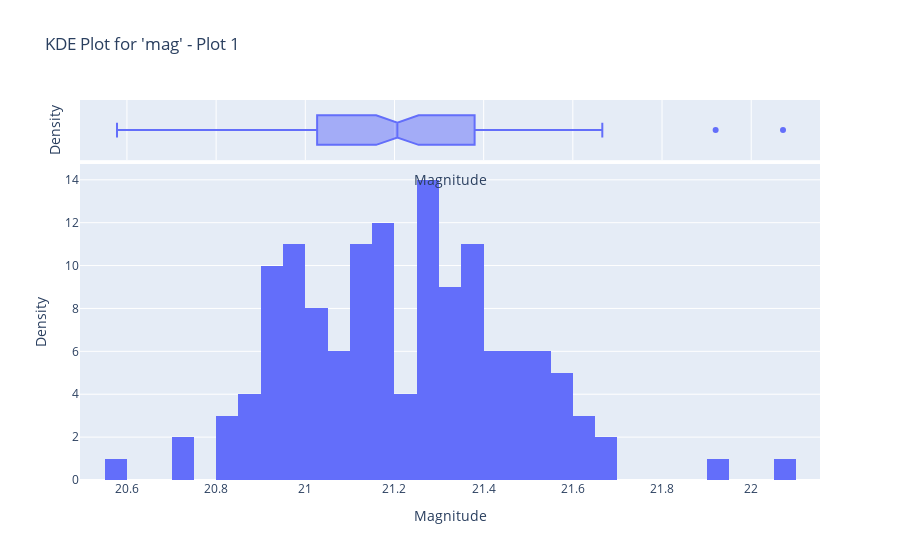
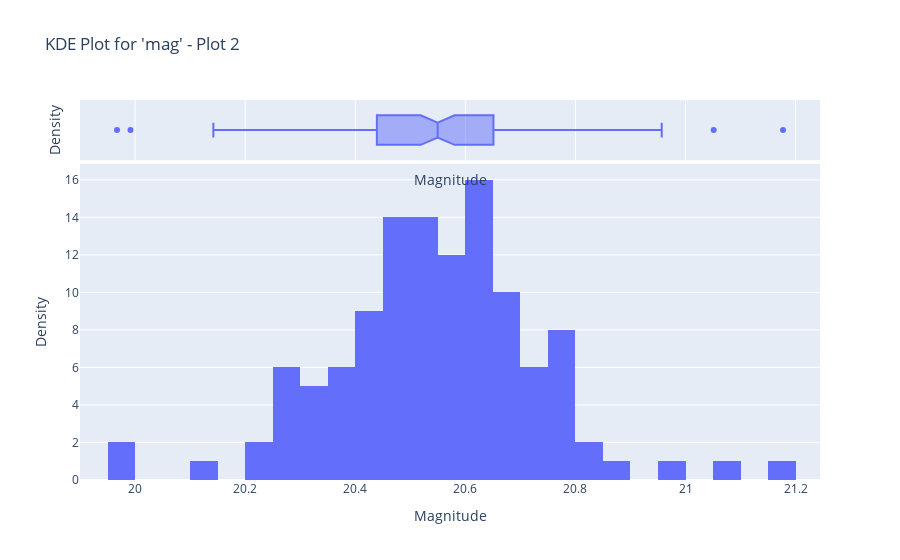
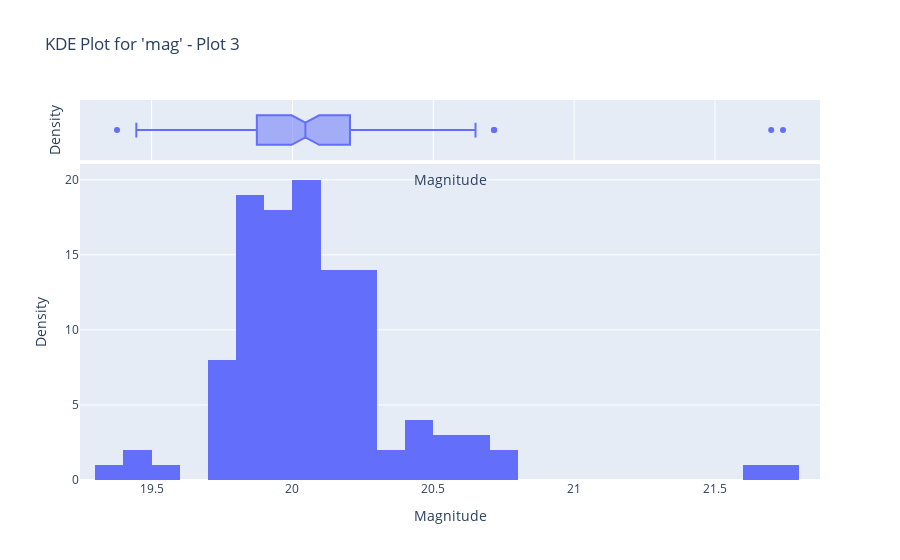

Source (notebook cell) for these figures, in order:
### Code cell
# Visualizing box and whisker plots and histograms for all individual light curves

for i, df in enumerate(all_dataframes):
    fig = px.histogram(df, x='mag', marginal='box', nbins=30, title=f"KDE Plot for 'mag' - Plot {i + 1}")

    fig.update_xaxes(title_text='Magnitude')
    fig.update_yaxes(title_text='Density')

    fig.show()

### Figure 1 — Plotly figure (JSON) as saved in the notebook; plotly's stock layout.template omitted (floating-point values rounded to 4 significant figures; data arrays with more than 128 entries replaced by an {"elided": "..."} marker saying what was removed)
{"data": [{"alignmentgroup": "True", "bingroup": "x", "hovertemplate": "mag=%{x}<br>count=%{y}<extra></extra>", "legendgroup": "", "marker": {"color": "#636efa", "pattern": {"shape": ""}}, "name": "", "nbinsx": 30, "offsetgroup": "", "orientation": "v", "showlegend": false, "type": "histogram", "x": {"elided": "136 float values"}, "xaxis": "x", "yaxis": "y"}, {"alignmentgroup": "True", "hovertemplate": "mag=%{x}<extra></extra>", "legendgroup": "", "marker": {"color": "#636efa"}, "name": "", "notched": true, "offsetgroup": "", "showlegend": false, "type": "box", "x": {"elided": "136 float values"}, "xaxis": "x2", "yaxis": "y2"}], "layout": {"barmode": "relative", "legend": {"tracegroupgap": 0}, "title": {"text": "KDE Plot for 'mag' - Plot 1"}, "xaxis": {"anchor": "y", "domain": [0, 1], "title": {"text": "Magnitude"}}, "xaxis2": {"anchor": "y2", "domain": [0, 1], "matches": "x", "showgrid": true, "showticklabels": false, "title": {"text": "Magnitude"}}, "yaxis": {"anchor": "x", "domain": [0, 0.8316], "title": {"text": "Density"}}, "yaxis2": {"anchor": "x2", "domain": [0.8416, 1], "matches": "y2", "showgrid": false, "showline": false, "showticklabels": false, "ticks": "", "title": {"text": "Density"}}}}

### Figure 2 — Plotly figure (JSON) as saved in the notebook; plotly's stock layout.template omitted (floating-point values rounded to 4 significant figures)
{"data": [{"alignmentgroup": "True", "bingroup": "x", "hovertemplate": "mag=%{x}<br>count=%{y}<extra></extra>", "legendgroup": "", "marker": {"color": "#636efa", "pattern": {"shape": ""}}, "name": "", "nbinsx": 30, "offsetgroup": "", "orientation": "v", "showlegend": false, "type": "histogram", "x": [20.32, 20.53, 20.59, 20.47, 20.59, 20.52, 20.59, 20.53, 20.59, 20.61, 20.49, 20.63, 20.65, 20.67, 20.61, 20.48, 20.39, 20.48, 20.48, 20.57, 20.51, 20.42, 20.55, 20.53, 20.52, 20.57, 20.67, 20.77, 20.64, 20.7, 20.72, 20.58, 20.96, 20.8, 20.51, 20.73, 20.54, 20.68, 20.51, 20.74, 20.46, 20.8, 20.63, 20.73, 20.63, 20.61, 20.65, 20.62, 21.05, 20.76, 20.59, 20.68, 20.67, 20.6, 19.99, 20.47, 20.61, 20.59, 20.61, 20.77, 20.47, 20.78, 19.97, 20.52, 20.62, 20.75, 20.52, 20.83, 20.48, 20.54, 20.63, 20.61, 20.64, 21.18, 20.56, 20.42, 20.6, 20.75, 20.43, 20.44, 20.84, 20.47, 20.65, 20.86, 20.68, 20.42, 20.45, 20.44, 20.44, 20.49, 20.58, 20.63, 20.41, 20.37, 20.38, 20.36, 20.7, 20.44, 20.26, 20.51, 20.46, 20.3, 20.14, 20.24, 20.31, 20.38, 20.36, 20.27, 20.49, 20.27, 20.29, 20.31, 20.29, 20.35, 20.35, 20.71, 20.24], "xaxis": "x", "yaxis": "y"}, {"alignmentgroup": "True", "hovertemplate": "mag=%{x}<extra></extra>", "legendgroup": "", "marker": {"color": "#636efa"}, "name": "", "notched": true, "offsetgroup": "", "showlegend": false, "type": "box", "x": [20.32, 20.53, 20.59, 20.47, 20.59, 20.52, 20.59, 20.53, 20.59, 20.61, 20.49, 20.63, 20.65, 20.67, 20.61, 20.48, 20.39, 20.48, 20.48, 20.57, 20.51, 20.42, 20.55, 20.53, 20.52, 20.57, 20.67, 20.77, 20.64, 20.7, 20.72, 20.58, 20.96, 20.8, 20.51, 20.73, 20.54, 20.68, 20.51, 20.74, 20.46, 20.8, 20.63, 20.73, 20.63, 20.61, 20.65, 20.62, 21.05, 20.76, 20.59, 20.68, 20.67, 20.6, 19.99, 20.47, 20.61, 20.59, 20.61, 20.77, 20.47, 20.78, 19.97, 20.52, 20.62, 20.75, 20.52, 20.83, 20.48, 20.54, 20.63, 20.61, 20.64, 21.18, 20.56, 20.42, 20.6, 20.75, 20.43, 20.44, 20.84, 20.47, 20.65, 20.86, 20.68, 20.42, 20.45, 20.44, 20.44, 20.49, 20.58, 20.63, 20.41, 20.37, 20.38, 20.36, 20.7, 20.44, 20.26, 20.51, 20.46, 20.3, 20.14, 20.24, 20.31, 20.38, 20.36, 20.27, 20.49, 20.27, 20.29, 20.31, 20.29, 20.35, 20.35, 20.71, 20.24], "xaxis": "x2", "yaxis": "y2"}], "layout": {"barmode": "relative", "legend": {"tracegroupgap": 0}, "title": {"text": "KDE Plot for 'mag' - Plot 2"}, "xaxis": {"anchor": "y", "domain": [0, 1], "title": {"text": "Magnitude"}}, "xaxis2": {"anchor": "y2", "domain": [0, 1], "matches": "x", "showgrid": true, "showticklabels": false, "title": {"text": "Magnitude"}}, "yaxis": {"anchor": "x", "domain": [0, 0.8316], "title": {"text": "Density"}}, "yaxis2": {"anchor": "x2", "domain": [0.8416, 1], "matches": "y2", "showgrid": false, "showline": false, "showticklabels": false, "ticks": "", "title": {"text": "Density"}}}}

### Figure 3 — Plotly figure (JSON) as saved in the notebook; plotly's stock layout.template omitted (floating-point values rounded to 4 significant figures)
{"data": [{"alignmentgroup": "True", "bingroup": "x", "hovertemplate": "mag=%{x}<br>count=%{y}<extra></extra>", "legendgroup": "", "marker": {"color": "#636efa", "pattern": {"shape": ""}}, "name": "", "nbinsx": 30, "offsetgroup": "", "orientation": "v", "showlegend": false, "type": "histogram", "x": [20.54, 20.19, 20.2, 20.03, 19.95, 19.96, 20.05, 19.85, 19.96, 19.99, 19.98, 20.06, 19.85, 19.96, 19.8, 19.97, 20.05, 19.85, 19.94, 19.91, 20.08, 20.65, 20.46, 20.72, 20.39, 20.63, 20.72, 20.45, 20.51, 21.74, 20.24, 20.22, 20.28, 20.14, 20.25, 20.23, 20.1, 20.17, 20.15, 20.12, 20.2, 20.39, 19.77, 20.05, 21.7, 20.03, 20.06, 19.95, 19.38, 19.51, 19.45, 19.93, 19.83, 20.09, 20.0, 20.09, 19.83, 19.99, 20.13, 20.12, 19.45, 19.86, 19.91, 19.9, 20.06, 20.09, 19.87, 19.87, 19.91, 19.82, 20.17, 19.88, 19.72, 19.82, 19.84, 19.85, 19.81, 19.74, 19.8, 19.87, 19.89, 19.78, 19.79, 19.76, 19.81, 20.4, 20.27, 20.48, 20.63, 20.24, 20.27, 20.29, 20.12, 20.17, 20.08, 19.97, 19.71, 19.95, 20.02, 19.96, 20.1, 20.16, 20.03, 20.0, 19.99, 20.21, 20.56, 20.02, 20.21, 20.11, 20.09, 20.27, 20.13], "xaxis": "x", "yaxis": "y"}, {"alignmentgroup": "True", "hovertemplate": "mag=%{x}<extra></extra>", "legendgroup": "", "marker": {"color": "#636efa"}, "name": "", "notched": true, "offsetgroup": "", "showlegend": false, "type": "box", "x": [20.54, 20.19, 20.2, 20.03, 19.95, 19.96, 20.05, 19.85, 19.96, 19.99, 19.98, 20.06, 19.85, 19.96, 19.8, 19.97, 20.05, 19.85, 19.94, 19.91, 20.08, 20.65, 20.46, 20.72, 20.39, 20.63, 20.72, 20.45, 20.51, 21.74, 20.24, 20.22, 20.28, 20.14, 20.25, 20.23, 20.1, 20.17, 20.15, 20.12, 20.2, 20.39, 19.77, 20.05, 21.7, 20.03, 20.06, 19.95, 19.38, 19.51, 19.45, 19.93, 19.83, 20.09, 20.0, 20.09, 19.83, 19.99, 20.13, 20.12, 19.45, 19.86, 19.91, 19.9, 20.06, 20.09, 19.87, 19.87, 19.91, 19.82, 20.17, 19.88, 19.72, 19.82, 19.84, 19.85, 19.81, 19.74, 19.8, 19.87, 19.89, 19.78, 19.79, 19.76, 19.81, 20.4, 20.27, 20.48, 20.63, 20.24, 20.27, 20.29, 20.12, 20.17, 20.08, 19.97, 19.71, 19.95, 20.02, 19.96, 20.1, 20.16, 20.03, 20.0, 19.99, 20.21, 20.56, 20.02, 20.21, 20.11, 20.09, 20.27, 20.13], "xaxis": "x2", "yaxis": "y2"}], "layout": {"barmode": "relative", "legend": {"tracegroupgap": 0}, "title": {"text": "KDE Plot for 'mag' - Plot 3"}, "xaxis": {"anchor": "y", "domain": [0, 1], "title": {"text": "Magnitude"}}, "xaxis2": {"anchor": "y2", "domain": [0, 1], "matches": "x", "showgrid": true, "showticklabels": false, "title": {"text": "Magnitude"}}, "yaxis": {"anchor": "x", "domain": [0, 0.8316], "title": {"text": "Density"}}, "yaxis2": {"anchor": "x2", "domain": [0.8416, 1], "matches": "y2", "showgrid": false, "showline": false, "showticklabels": false, "ticks": "", "title": {"text": "Density"}}}}
